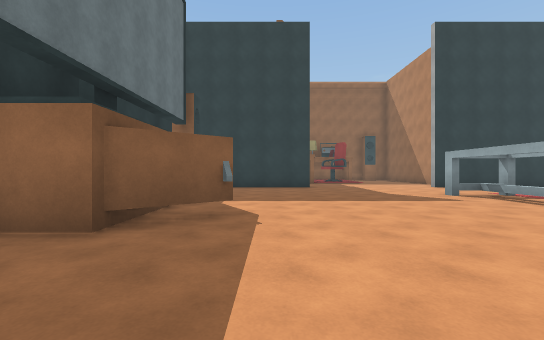
View 1 (above)

16 first-person views from a walk through a scene from a Unity 3-D project. The camera is 1.3 m above the floor, looks level and sees 90° across. The floor is counted in squares, 2 m on a side. Each view is taken from the middle of a square. On the plan, view 1 faces up. The plan holds only what a view shows up to about 9 squares ahead; the rest is blank. The player is left out. Door leaves are left out, so doorways stand open. Surface patterns are stand-ins for the level's own textures.

View 2
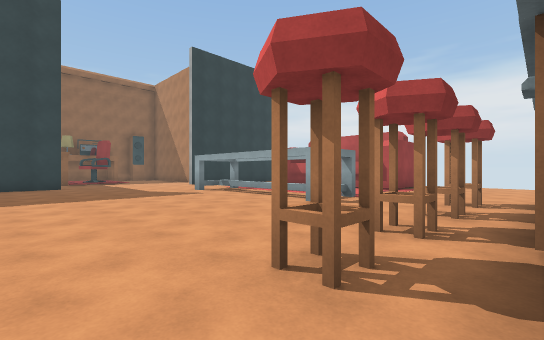

View 3
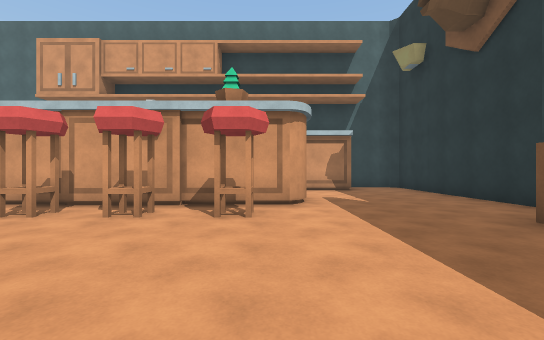

View 4
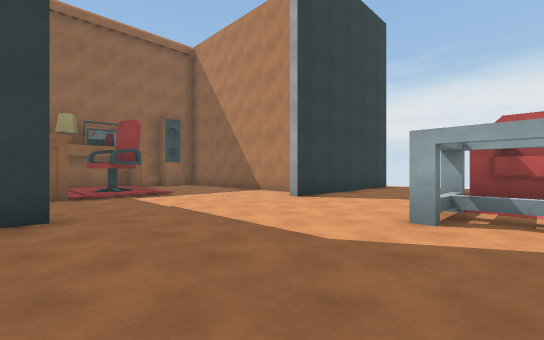

View 5
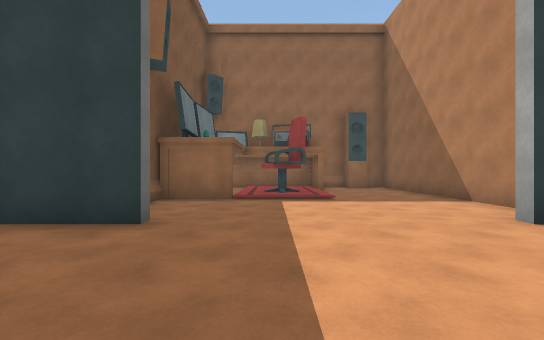

View 6
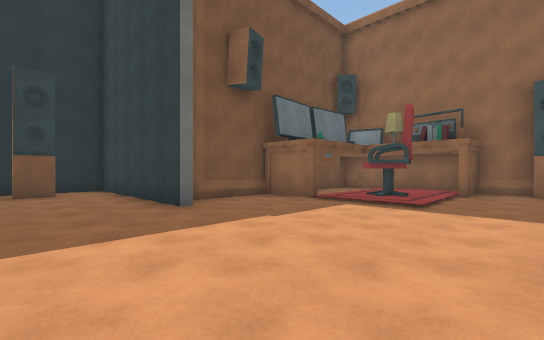

View 7
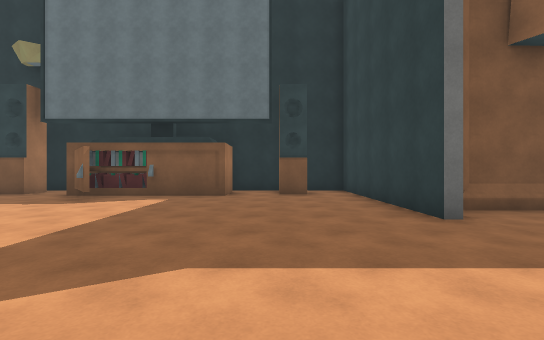

View 8
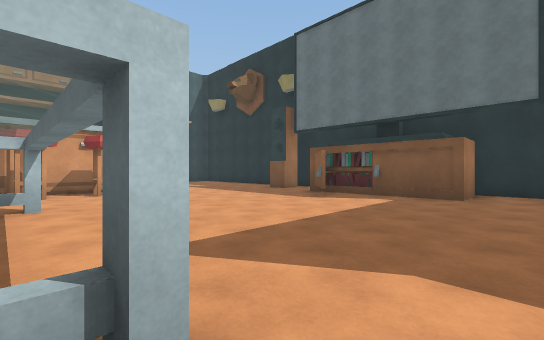

View 9
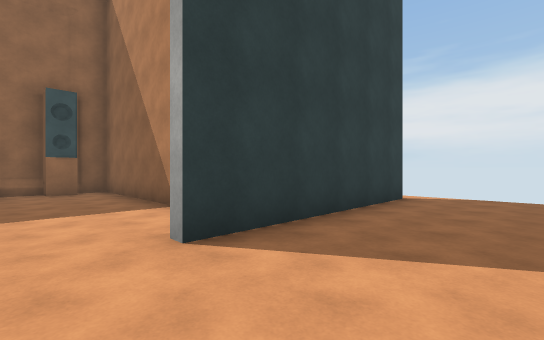

View 10
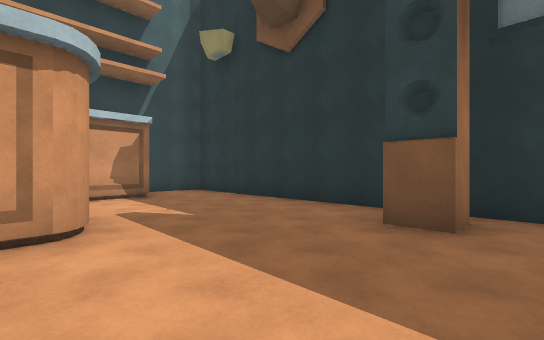

View 11
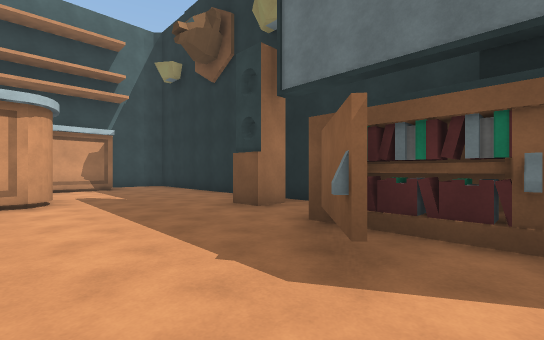

View 12
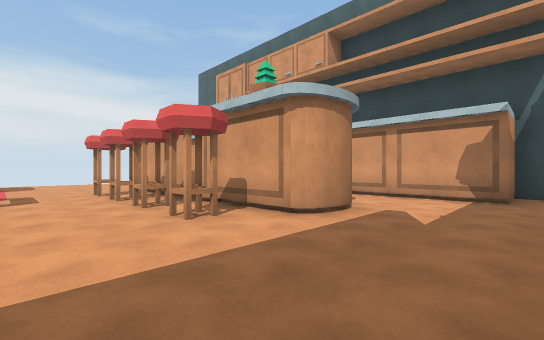

View 13
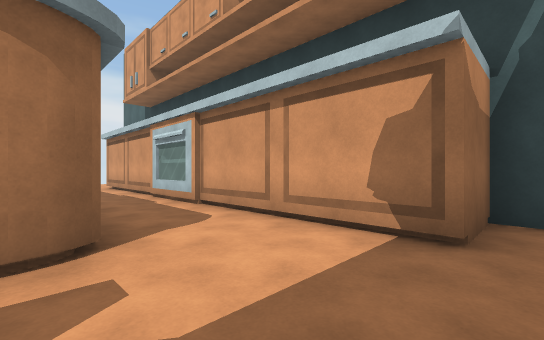

View 14
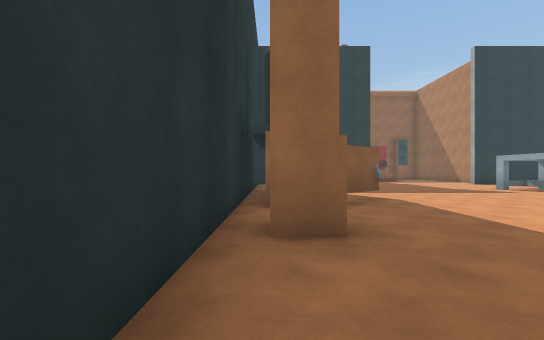

View 15
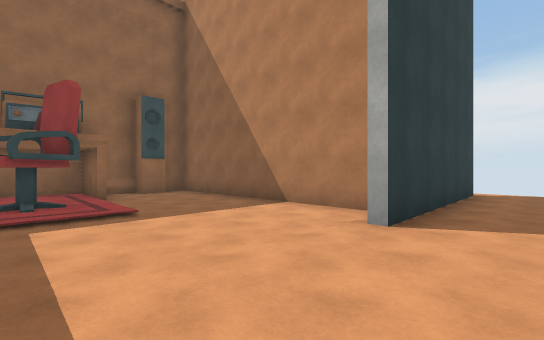

View 16
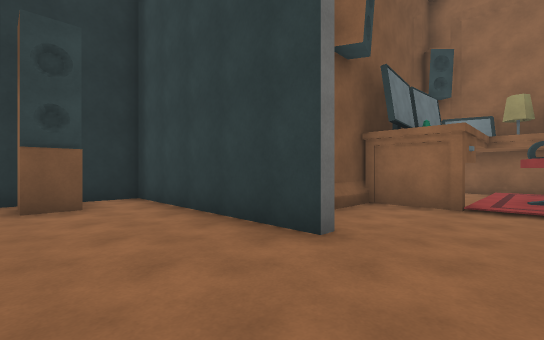

### Floor plan
Key: @ floor where view 1 was taken; # wall or solid block; . floor; D open door; = window, fence, low wall or low ledge; S speaker; I sink; B books; T stove; O other object.
Columns run from 4 left of view 1 to 12 right of it. Each row starts with its distance up from view 1.
 18          ####
 17          #S.#
 16          #..#
 15        OO...=
 14      ##O....=
 13     #D#.....=
 12     #D......#
 11 #####.......####
 10 #...##.....##....
  9 #S...............
  8 #................
  7 #........==  #
  6 ###......=.  #
  5 ## ......=
  4 ####.....=
  3 ##B......=   #
  2 #.........#....
  1 #S.............
  0 #...@.OO.OO......
 -1 #....O#IIO# .....
 -2 #...O##II
 -3 #........
 -4 #...........
 -5 #..OO##TTO###O
 -6 #..#    T
 -7 ####

Where each view was taken, in squares from view 1:
view 1: 0 up, 0 right, facing up
view 2: 1 down, 0 right, facing up-right
view 3: 4 up, 1 right, facing down
view 4: 6 up, 1 right, facing up-right
view 5: 7 up, 3 right, facing up
view 6: 8 up, 6 right, facing up-left
view 7: 8 up, 5 right, facing left
view 8: 8 up, 5 right, facing down-left
view 9: 8 up, 5 right, facing up-right
view 10: 2 up, 1 right, facing down-left
view 11: 5 up, 1 right, facing down-left
view 12: 2 up, 2 left, facing down-right
view 13: 2 down, 2 left, facing down-right
view 14: 2 down, 3 left, facing up
view 15: 9 up, 3 right, facing up-right
view 16: 8 up, 3 right, facing up-left
